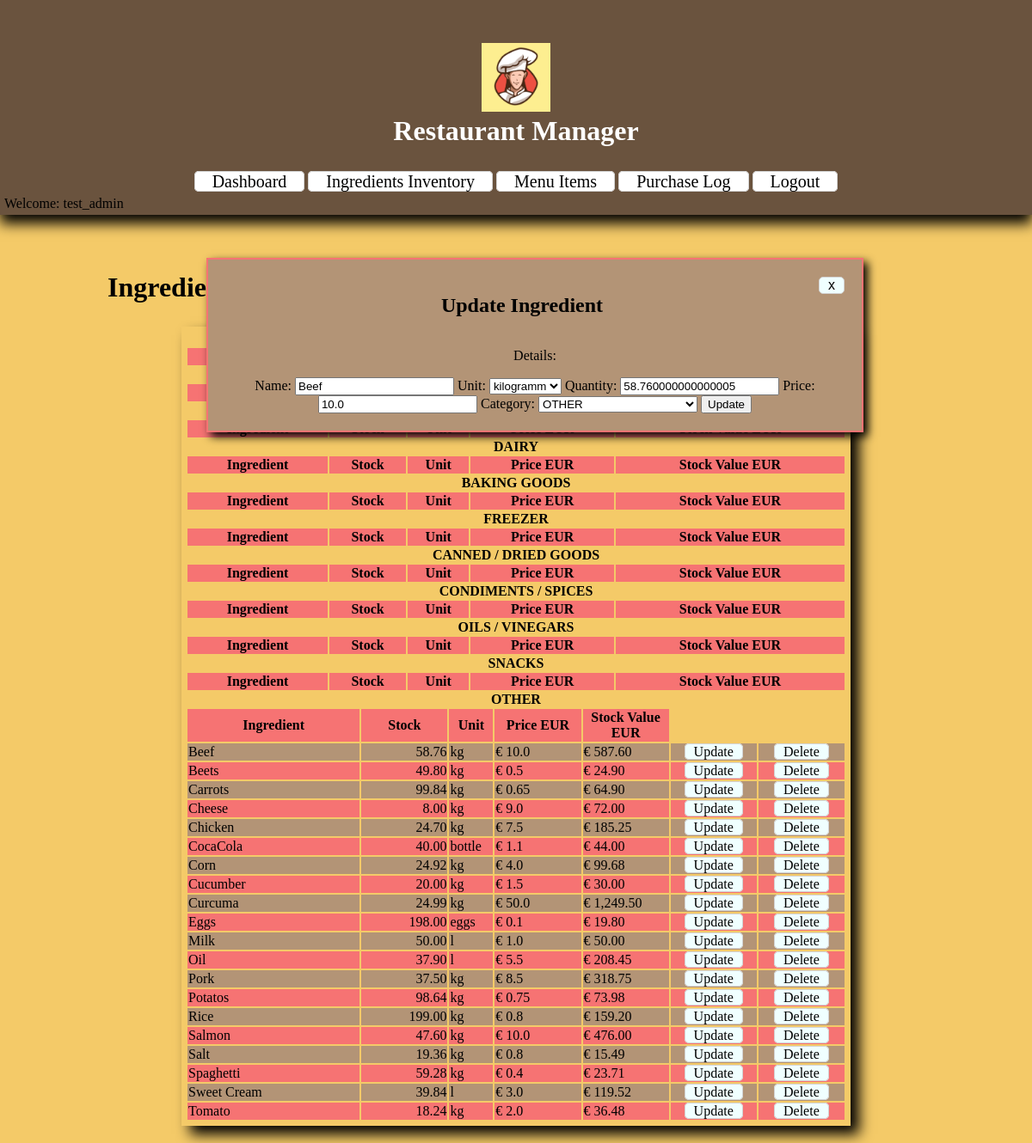
Before: /ingredients/6/update/ (signed in) with the older database file.
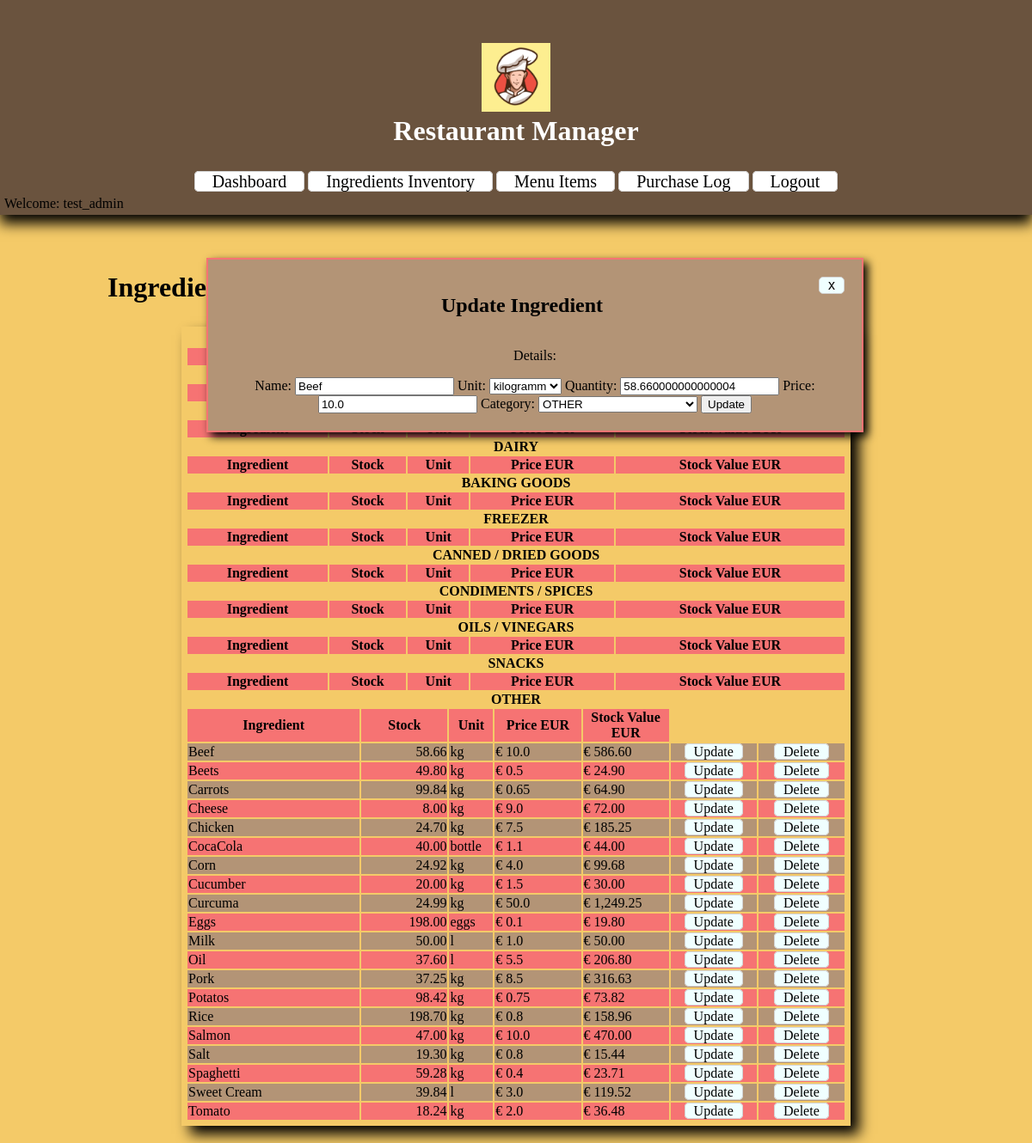
After: the same page with the newer database file.
### restaurantManager/models.py (models this page shows, shortened)
class Ingredient(models.Model):
    UNIT_TYPES = [
        ("l", "litre"),
        ("kg", "kilogramm"),
        ("bottle", "bottle"),
        ("eggs", "eggs")
    ]
    CATEGORIES = [
        ('FRESH PRODUCE', 'FRESH PRODUCE'),
        ('GRAINS', 'GRAINS'),
        ('MEAT / PROTEIN', 'MEAT / PROTEIN'),
        ('DAIRY', 'DAIRY'),
        ('BAKING GOODS', 'BAKING GOODS'),
        ('FREEZER', 'FREEZER'),
        ('CANNED / DRIED GOODS', 'CANNED / DRIED GOODS'),
        ('CONDIMENTS / SPICES', 'CONDIMENTS / SPICES'),
        ('OILS / VINEGARS', 'OILS / VINEGARS'),
        ('SNACKS', 'SNACKS'),
        ('OTHER', 'OTHER')
    ]
    name = models.CharField(unique = True, max_length=30)
    unit = models.CharField(max_length=10, choices=UNIT_TYPES)
    quantity = models.FloatField(default=0)
    price = models.FloatField(default=0)
    category = models.CharField(max_length=20, choices=CATEGORIES, default='OTHER')
    class Meta:
        ordering = ['name']
    def stock_value(self):
        return self.price * self.quantity

### restaurantManager/views.py (the view)
# urls.py: path('ingredients/<pk>/update/', views.UpdateIngredientView.as_view(), name='update_ingredient'),
class UpdateIngredientView(LoginRequiredMixin, UpdateView):
    model = Ingredient
    form_class = IngredientForm
    def get_context_data(self):
        context = super().get_context_data()
        context['ingredients'] = INGREDIENTS
        return context
    template_name = "restaurantManager/update_ingredient.html"

### restaurantManager/forms.py
class IngredientForm(forms.ModelForm):
    class Meta:
        model = Ingredient
        fields = "__all__"

### restaurantManager/templates/restaurantManager/update_ingredient.html (shortened to what this page needs)
{% extends 'restaurantManager/ingredients.html' %}
{% load static %}
{% block ingredient %}
    <div class="container">
        <h2 style="display: inline-block;">Update Ingredient</h2>
        <a class="close" href="{% url 'ingredients' %}">x</a>
        <p>Details:</p>
        <form method="POST">
            {{ form }}
            <input type="submit" value="Update" />
        </form>
    </div>
{% endblock %}

### restaurantManager/templates/restaurantManager/ingredients.html (shortened to what this page needs)
{% extends 'base.html' %}
{% load static %}
{% block content %}
    <table style="width: 100%;">
        <tr style="display: inline-block; width: 50%;">
            <td style="width: 100%;">
                <h1>Ingredients Inventory <a style="font-size: 14px; vertical-align: middle;" href="{% url 'create_ingredient' %}">Create New Ingredient</a></h1>
            </td>
        </tr>
        <tr style="display: inline-block; width: 50%;">
            <td style="display:block; text-align: right; padding-right: 20%">
                <p style="font-size: 18px;"><strong>Total stock value: € {{ total_value|floatformat:2 }}</strong></p>
            </td>
        </tr>
    </table>
    <div class="table-box">
        {% with item=ingredients|first %}
            {% for table in item.CATEGORIES %}
                <table class="list">
                    <caption><strong>{{ table.0 }}</strong></caption>
                    <tr>
                        <th>Ingredient</th>
                        <th>Stock</th>
                        <th>Unit</th>
                        <th>Price EUR</th>
                        <th>Stock Value EUR</th>
                    </tr>
                    {% for item in ingredients|dictsort:'name' %}
                        {% if item.category == table.0 %}
                        <tr>
                            <td style="width:20%;">{{ item.name }}</td>
                            <td style="width:10%; text-align: right;">{{ item.quantity|floatformat:2 }}</td>
                            <td style="width:5%;">{{ item.unit }}</td>
                            <td style="width:10%;">€ {{ item.price }}</td>
                            <td style="width:10%;">€ {{ item.stock_value|floatformat:2 }}</td>
                            <td style="width:10%; text-align: center;"><a href="{% url 'update_ingredient' item.pk %}">Update</a></td>
                            <td style="width:10%; text-align: center;"><a href="{% url 'delete_ingredient' item.pk %}">Delete</a></td>
                        </tr>
                        {% endif %}
                    {% endfor %}
                </table>
            {% endfor %}
        {% endwith %}
    </div>
    {% block ingredient %}
    {% endblock %}
{% endblock %}

Changed rows visible on the page:
changed Ingredient "Beef": quantity "58.76" → "58.66"; stock_value "587.60" → "586.60"; quantity "58.760000000000005" → "58.660000000000004"
changed Ingredient "Curcuma": stock_value "1,249.50" → "1,249.25"
changed Ingredient "Oil": quantity "37.90" → "37.60"; stock_value "208.45" → "206.80"
changed Ingredient "Pork": quantity "37.50" → "37.25"; stock_value "318.75" → "316.63"
changed Ingredient "Potatos": quantity "98.64" → "98.42"; stock_value "73.98" → "73.82"
changed Ingredient "Rice": quantity "199.00" → "198.70"; stock_value "159.20" → "158.96"
changed Ingredient "Salmon": quantity "47.60" → "47.00"; stock_value "476.00" → "470.00"
changed Ingredient "Salt": quantity "19.36" → "19.30"; stock_value "15.49" → "15.44"
